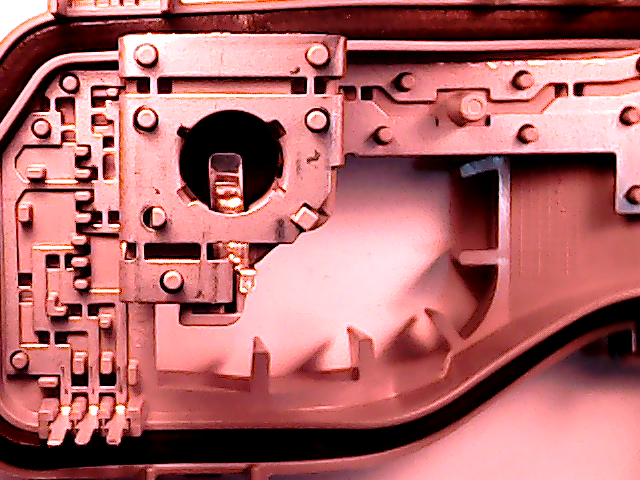
#> input picture captured_image_temp.png, 640 x 480 px, given as the content of the folder captured_image_temp.png, which was not available
$ python processa_imagens.py
#> lines starting #> are read from the running program, lines starting #| are printed output that depends on the picture; after the words box and inside, x2 and y2 are one past the last pixel; in counts of white or black regions, pixels touching at a corner belong together; pictures that were not available may be replaced by others from this repository, and a replacement may not be noted
#> the answer given: captured_image_temp.png
#> the answer given: out.png
import os
import cv2
import numpy as np

def process_images(input_dir, output_dir):
#> called with input_dir = 'captured_image_temp.png', output_dir = 'out.png'
    if not os.path.exists(output_dir):
        os.makedirs(output_dir)
    for root, _, files in os.walk(input_dir):
        for file in files:
            if file.lower().endswith(('.png', '.jpg', '.jpeg')):
                img_path = os.path.join(root, file)
                img = cv2.imread(img_path)
#> img is the input picture: shape (480, 640, 3); mean B, G, R 105.5, 104.6, 174.5
                if img is None:
                    print(f"Erro ao ler {img_path}")
                    continue
                gray = cv2.cvtColor(img, cv2.COLOR_BGR2GRAY)
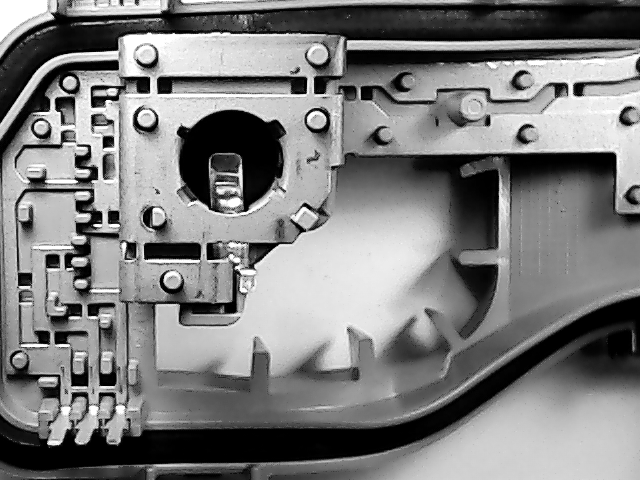
#> gray: shape (480, 640); min 0, max 255, mean 125.6
                eq = cv2.equalizeHist(gray)
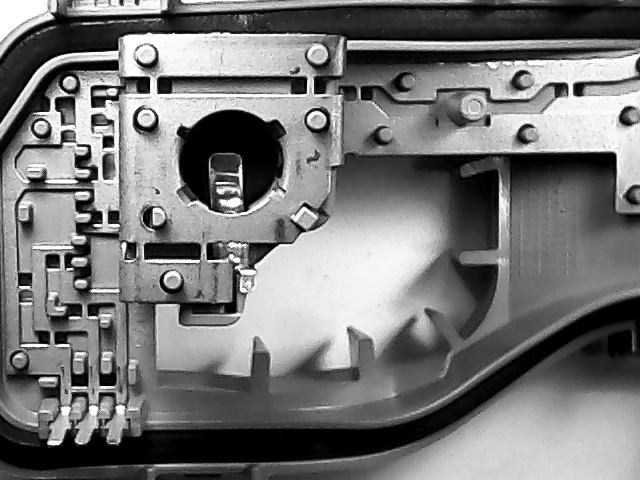
#> eq: shape (480, 640); min 0, max 255, mean 118.5
                blur = cv2.GaussianBlur(eq, (3, 3), 0)
                edges = cv2.Canny(blur, 120, 250)
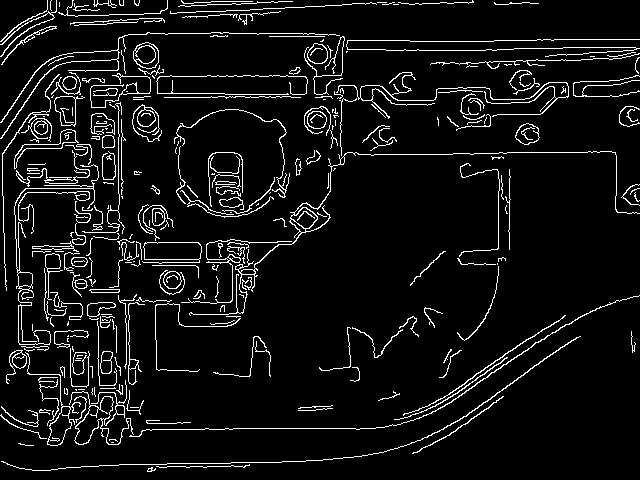
#> edges: shape (480, 640); 7% white in thin lines or dots
                img_out = img.copy()
                img_out[edges > 0] = [0, 0, 255]  # destaca contornos em vermelho
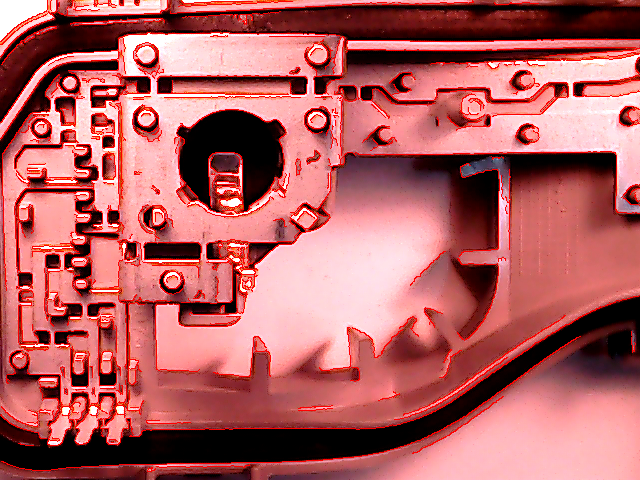
#> img_out: shape (480, 640, 3); 6.98% of pixels changed, all inside (x1, y1, x2, y2) = (0, 0, 640, 472)
                out_path = os.path.join(output_dir, file)
                cv2.imwrite(out_path, img_out)
                print(f"Processado: {out_path}")

if __name__ == "__main__":
    input_dir = input("Digite o diretório de entrada das imagens: ")
    output_dir = input("Digite o diretório de saída para imagens processadas: ")
    process_images(input_dir, output_dir)
